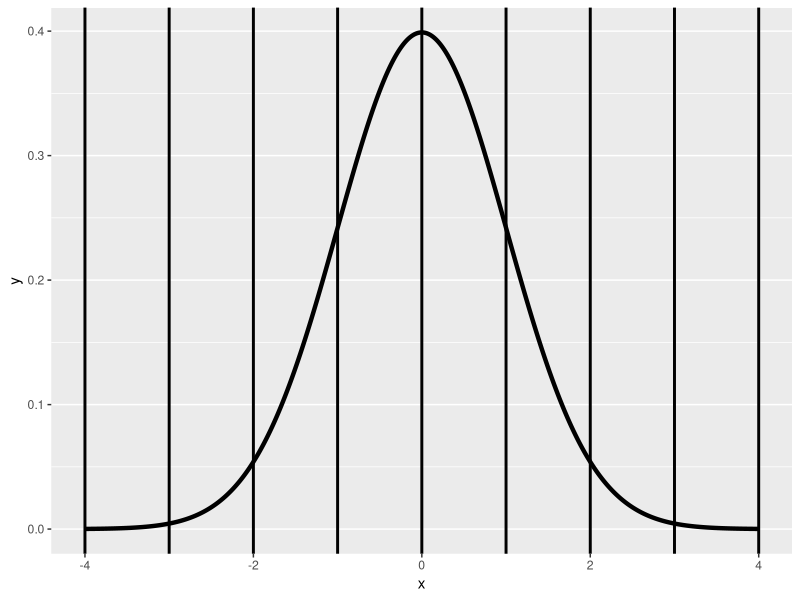
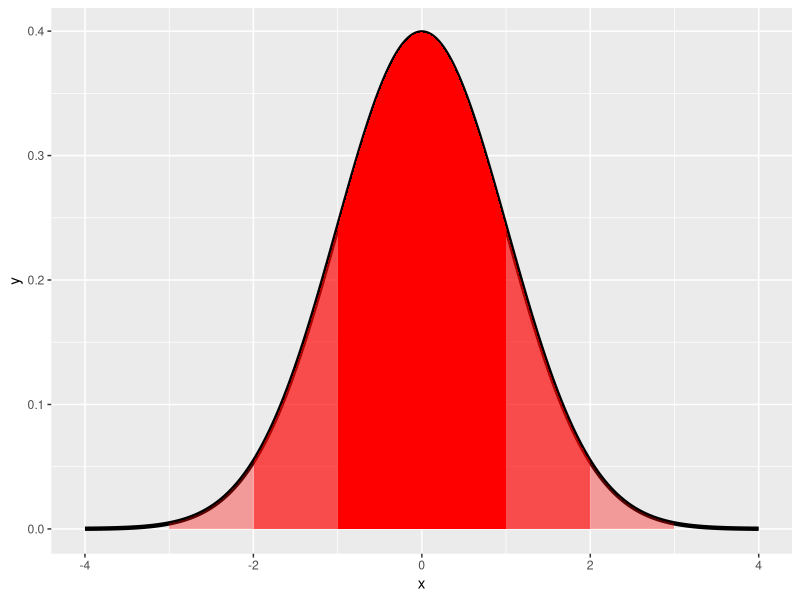
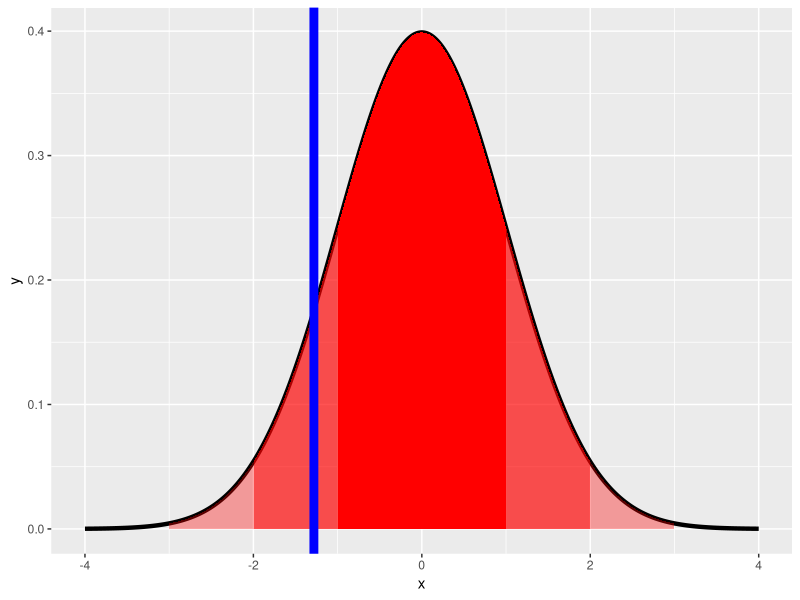

These figures' R source, in order:
## ---- chunk 1
knitr::opts_chunk$set(warning = FALSE, message = FALSE, echo = TRUE)
## ---- chunk 2
library(ggplot2)
library(scales)
library(scales)
library(lattice)
library(stringr)
library(grid)
## ---- chunk 3
choose(5,3)*(.8)^3*(.2)^(5-3) + choose(5,4)*(.8)^4*(.2)^(5-4) + choose(5,5)*(.8)^5*(.2)^(5-5)
## ---- chunk 4
pbinom(q = 2, size = 5, prob = .8, lower.tail = FALSE)
## ---- chunk 5
x <- seq(-4, 4, length = 1000)
dat <- data.frame(x=x, y=dnorm(x))
library(ggplot2)
g <- ggplot(dat, 
              aes(x = x, y = y)) + geom_line(size = 1.5)
g <- g + geom_vline(xintercept = -4 : 4, size = 1)
print(g)
## ---- chunk 6
g <- ggplot(dat, aes(x = x, y = y)) + geom_line(size = 1.5)
g <- g + geom_ribbon(aes(x = ifelse(x > -1 & x < 1, x, 0), ymin = 0, ymax = dat$y), fill = "red", alpha = 1)
g <- g +  geom_ribbon(aes(x = ifelse(x > -2 & x < 2, x, 0), ymin = 0, ymax = dat$y), fill = "red", alpha = 0.5)
g <- g +  geom_ribbon(aes(x = ifelse(x > -3 & x < 3, x, 0), ymin = 0, ymax = dat$y), fill = "red", alpha = 0.35)
print(g)
## ---- chunk 7
qnorm(.1)
## ---- chunk 8
g <- g + geom_vline(xintercept = qnorm(.1), size = 3, colour="blue")
print(g)
## ---- chunk 9
qnorm(.5)
## ---- chunk 10
qnorm(.975, mean = 3, sd = 2)
## ---- chunk 11
1.96 * 2 + 3
## ---- chunk 12
pnorm(1200, mean = 1020, sd = 50, lower.tail = FALSE)
## ---- chunk 13
pnorm((1200 - 1020) / 50, lower.tail = FALSE)
## ---- chunk 14
qnorm(.75, mean = 1020, sd = 50, lower.tail = TRUE)
## ---- chunk 15
pnorm(qnorm(.53))
## ---- chunk 16
qnorm(pnorm(.53))
## ---- chunk 17
ppois(q = 3, lambda = 2.5 * 4, lower.tail = TRUE, log.p = FALSE)
## ---- chunk 18
pbinom(q = 5, size = 1000, prob = .01, lower.tail = TRUE, log.p = FALSE)
## ---- chunk 19
ppois(q = 5, lambda = 1000 * .01, lower.tail = TRUE, log.p = FALSE)
